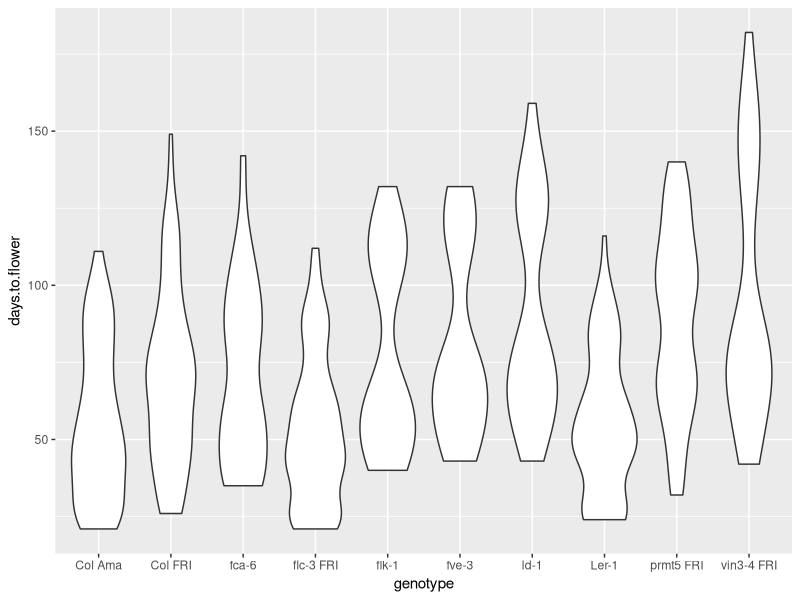
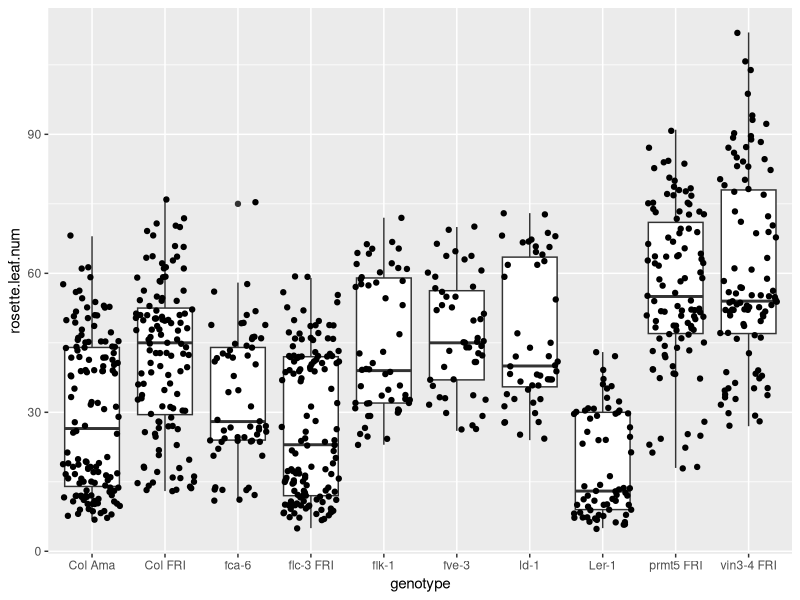
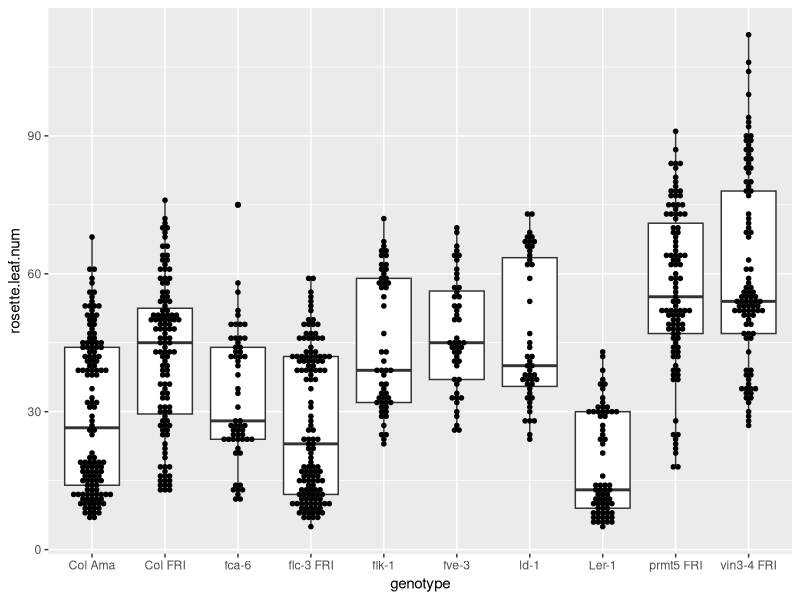
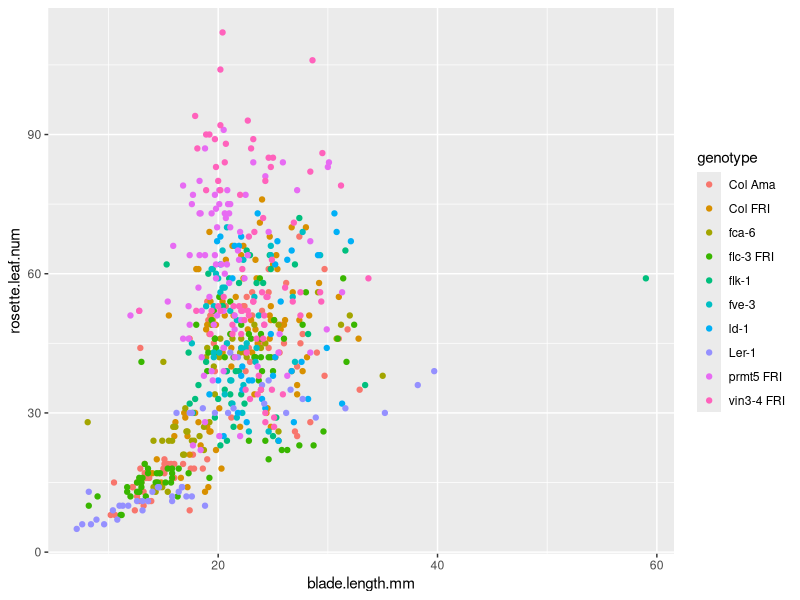
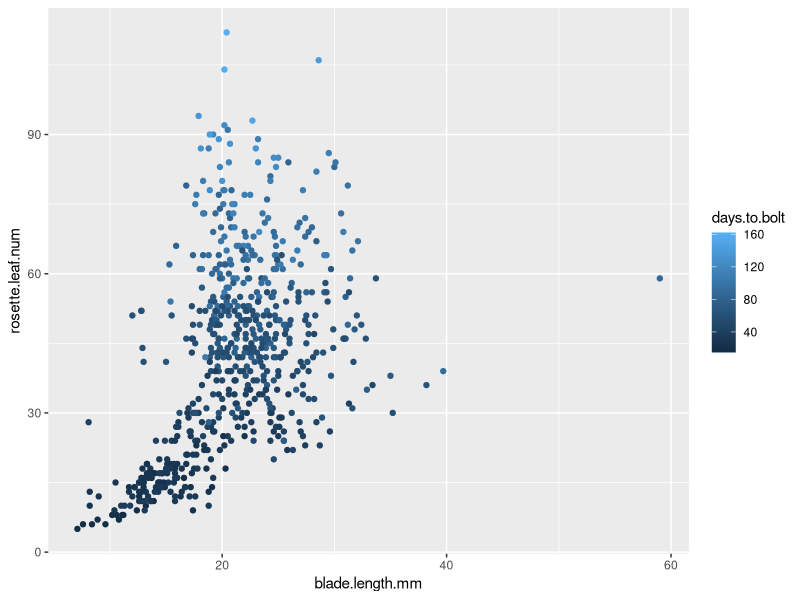
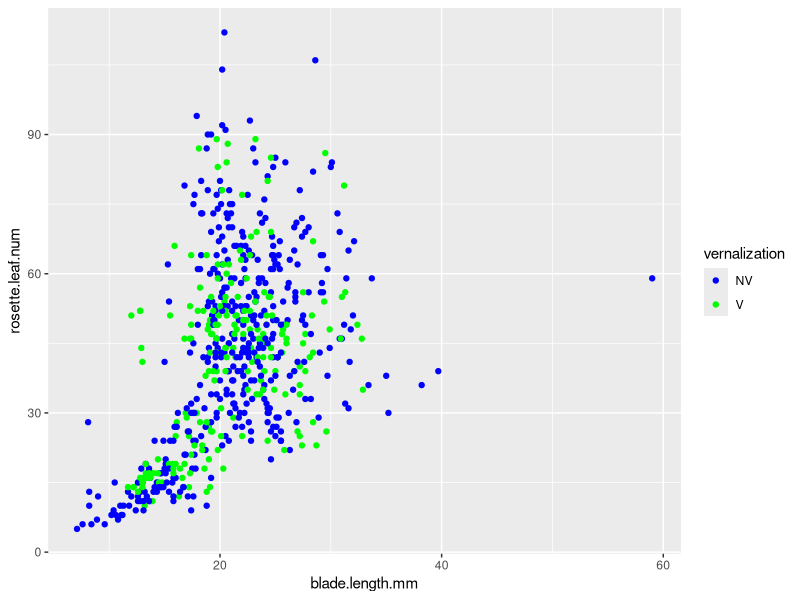
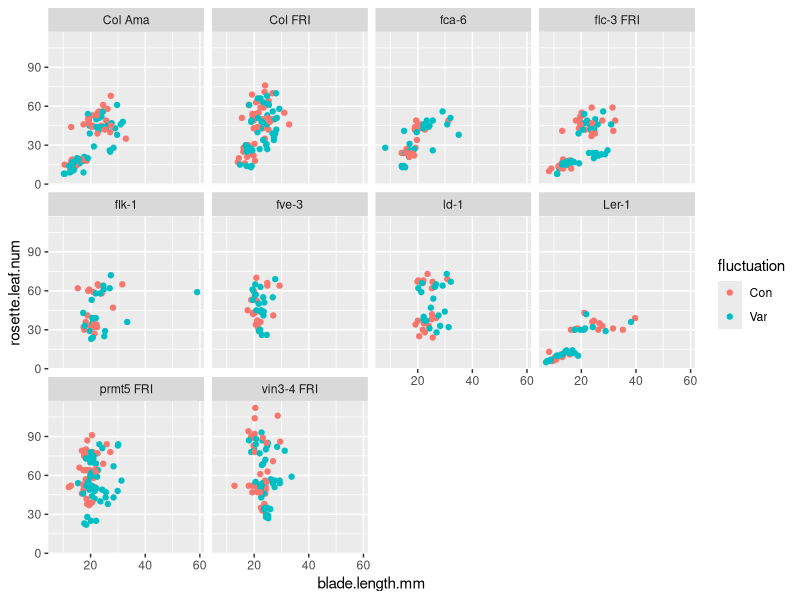
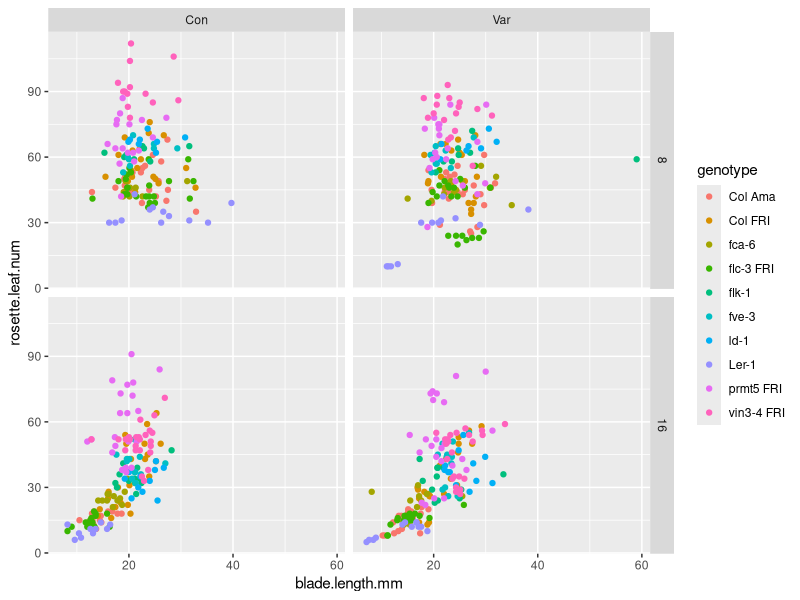

Reproduce these figures in R, in order.
## ---- chunk 1
knitr::opts_chunk$set(echo = TRUE)
## ---- chunk 2
library(tidyverse)
expt1 <- read_tsv("../data/burghardt_et_al_2015_expt1.txt")
## ---- chunk 3
ggplot(expt1, aes(genotype, days.to.flower)) +
  geom_violin()
## ---- chunk 4
#Il est aussi possible d'utiliser une densité ou un histogramme
## ---- chunk 5
ggplot(expt1, aes(genotype, rosette.leaf.num)) +
  geom_boxplot() + 
  geom_jitter()
## ---- chunk 6
ggplot(expt1, aes(genotype, rosette.leaf.num)) +
  geom_boxplot() + 
  geom_dotplot(binaxis='y', stackdir='center', binwidth = 1)
## ---- chunk 7
ggplot(expt1, aes(blade.length.mm, rosette.leaf.num, colour = genotype)) +
  geom_point()
## ---- chunk 8
ggplot(expt1, aes(blade.length.mm, rosette.leaf.num, colour = days.to.bolt)) +
  geom_point()
## ---- chunk 9
ggplot(expt1, aes(blade.length.mm, rosette.leaf.num, colour = vernalization)) +
  geom_point() +
  scale_color_manual(values=c("blue","green"))
## ---- chunk 10
ggplot(expt1, aes(blade.length.mm, rosette.leaf.num, colour = fluctuation)) +
    geom_point() +
    facet_wrap( ~ genotype)
## ---- chunk 11
ggplot(expt1, aes(blade.length.mm, rosette.leaf.num, colour = genotype)) +
    geom_point() +
    facet_grid(day.length ~ fluctuation)
## ---- chunk 12
ggplot(expt1, aes(genotype, days.to.bolt, fill = fluctuation)) +
    geom_boxplot() +
    facet_grid(day.length ~ temperature)
